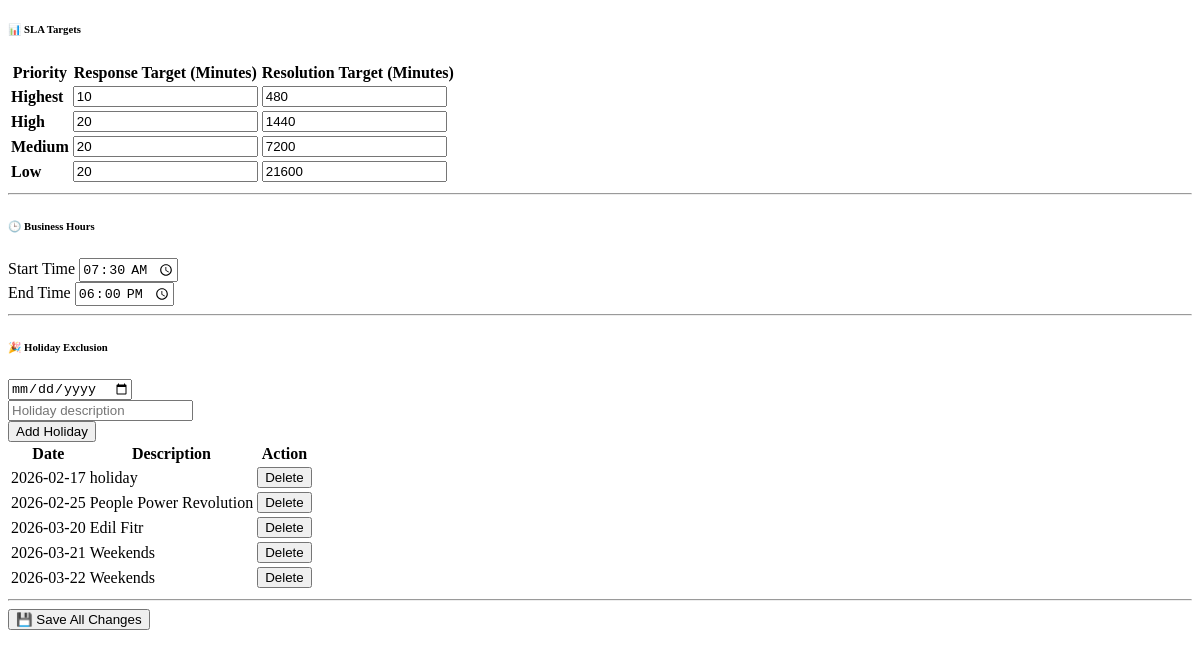
The page /admin/settings.php (signed in, lower part) on the database as committed earlier.
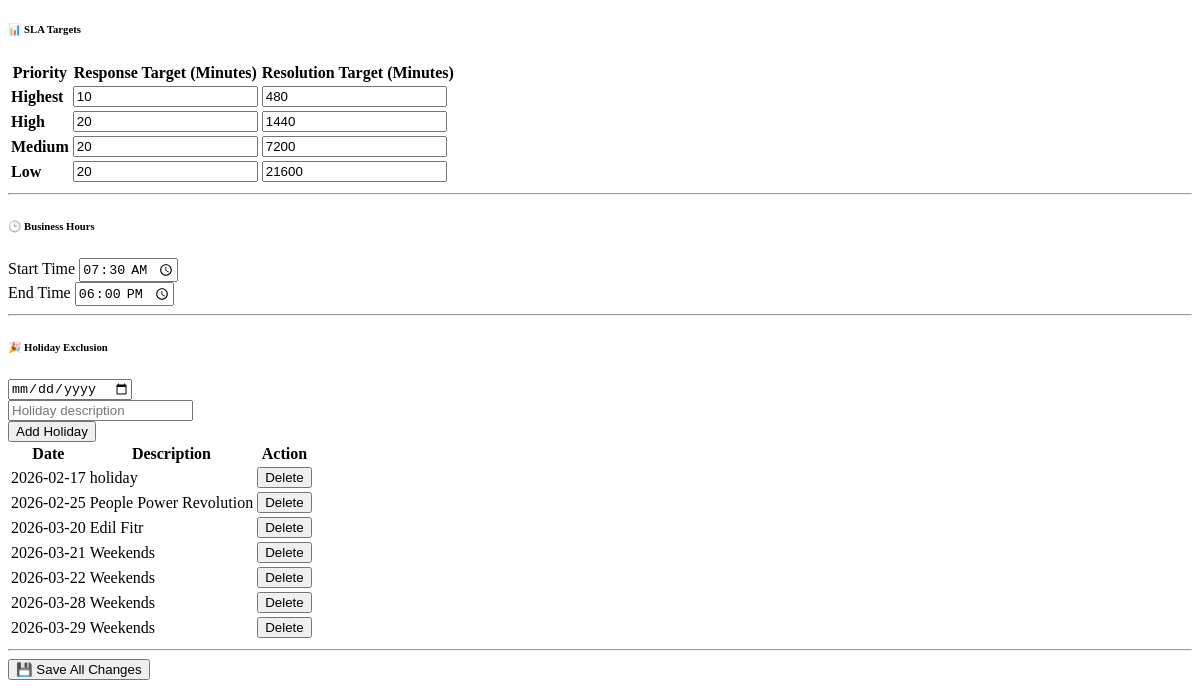
The same page on the database as committed later.
### tables this page shows
CREATE TABLE `sla_settings` (
  `id` int(11) NOT NULL,
  `priority` varchar(50) NOT NULL,
  `response_minutes` int(11) NOT NULL,
  `resolution_minutes` int(11) NOT NULL,
  `updated_at` timestamp NOT NULL DEFAULT current_timestamp() ON UPDATE current_timestamp()
);

CREATE TABLE `business_hours` (
  `id` int(11) NOT NULL DEFAULT 1,
  `start_time` time NOT NULL DEFAULT '07:30:00',
  `end_time` time NOT NULL DEFAULT '18:00:00'
);

CREATE TABLE `holidays` (
  `id` int(11) NOT NULL,
  `holiday_date` date NOT NULL,
  `description` varchar(255) DEFAULT NULL
);

### admin/settings.php (the view, shortened to what this page needs)
<?php
include __DIR__ . '/../includes/db.php';
?>
<?php
    $conn->query("
    CREATE TABLE IF NOT EXISTS business_hours (
        id INT PRIMARY KEY DEFAULT 1,
        start_time TIME NOT NULL DEFAULT '07:30:00',
        end_time TIME NOT NULL DEFAULT '18:00:00'
    )");
    $conn->query("
    INSERT IGNORE INTO business_hours (id,start_time,end_time)
    VALUES (1,'07:30:00','18:00:00')
    ");
    $conn->query("
    CREATE TABLE IF NOT EXISTS holidays (
        id INT AUTO_INCREMENT PRIMARY KEY,
        holiday_date DATE NOT NULL UNIQUE,
        description VARCHAR(255) NULL
    )");
    $slaResult = $conn->query("
    SELECT * FROM sla_settings
    ORDER BY FIELD(priority,'highest','high','medium','low')
    ");
    $business = $conn->query("SELECT * FROM business_hours WHERE id=1")->fetch_assoc();
    $holidayResult = $conn->query("SELECT * FROM holidays ORDER BY holiday_date ASC");
    ?>
    <div class="main-content d-flex">
        <div class="content flex-grow-1">
            <div class="card shadow-sm">
            <div class="card-body">
            <form method="POST">
            <h6 class="mb-3">📊 SLA Targets</h6>
            <div class="table-responsive">
            <table class="table table-bordered align-middle">
            <thead class="table-light">
            <tr>
            <th>Priority</th>
            <th>Response Target (Minutes)</th>
            <th>Resolution Target (Minutes)</th>
            </tr>
            </thead>
            <tbody>
            <?php while ($row = $slaResult->fetch_assoc()): ?>
            <tr>
            <td><strong><?= ucfirst($row['priority']) ?></strong></td>
            <td>
            <input type="number"
            class="form-control"
            name="response[<?= $row['priority'] ?>]"
            value="<?= $row['response_minutes'] ?>"
            required>
            </td>
            <td>
            <input type="number"
            class="form-control"
            name="resolution[<?= $row['priority'] ?>]"
            value="<?= $row['resolution_minutes'] ?>"
            required>
            </td>
            </tr>
            <?php endwhile; ?>
            </tbody>
            </table>
            </div>
            <hr>
            <h6 class="mb-3">🕒 Business Hours</h6>
            <div class="row mb-4">
            <div class="col-md-4">
            <label>Start Time</label>
            <input type="time" name="business_start"
            class="form-control"
            value="<?= $business['start_time'] ?>">
            </div>
            <div class="col-md-4">
            <label>End Time</label>
            <input type="time" name="business_end"
            class="form-control"
            value="<?= $business['end_time'] ?>">
            </div>
            </div>
            <hr>
            <h6 class="mb-3">🎉 Holiday Exclusion</h6>
            <div class="row mb-3">
            <div class="col-md-3">
            <input type="date" name="holiday_date" class="form-control">
            </div>
            <div class="col-md-5">
            <input type="text" name="holiday_desc" class="form-control" placeholder="Holiday description">
            </div>
            <div class="col-md-2">
            <button class="btn btn-success">Add Holiday</button>
            </div>
            </div>
            <div class="table-responsive">
            <table class="table table-sm table-bordered">
            <thead class="table-light">
            <tr>
            <th>Date</th>
            <th>Description</th>
            <th>Action</th>
            </tr>
            </thead>
            <tbody>
            <?php while($holiday = $holidayResult->fetch_assoc()): ?>
            <tr>
            <td><?= $holiday['holiday_date'] ?></td>
            <td><?= htmlspecialchars($holiday['description']) ?></td>
            <td>
            <button name="delete_holiday"
            value="<?= $holiday['id'] ?>"
            class="btn btn-danger btn-sm">
            Delete
            </button>
            </td>
            </tr>
            <?php endwhile; ?>
            </tbody>
            </table>
            </div>
            <hr>
            <button class="btn btn-primary">💾 Save All Changes</button>
            </form>
            </div>
            </div>
        </div>
    </div>

Rows that differ between the two databases and show on the page:
added holidays: holiday_date "2026-03-28", description "Weekends", $holiday['id'] 11 (drawn)
added holidays: holiday_date "2026-03-29", description "Weekends", $holiday['id'] 12 (drawn)
